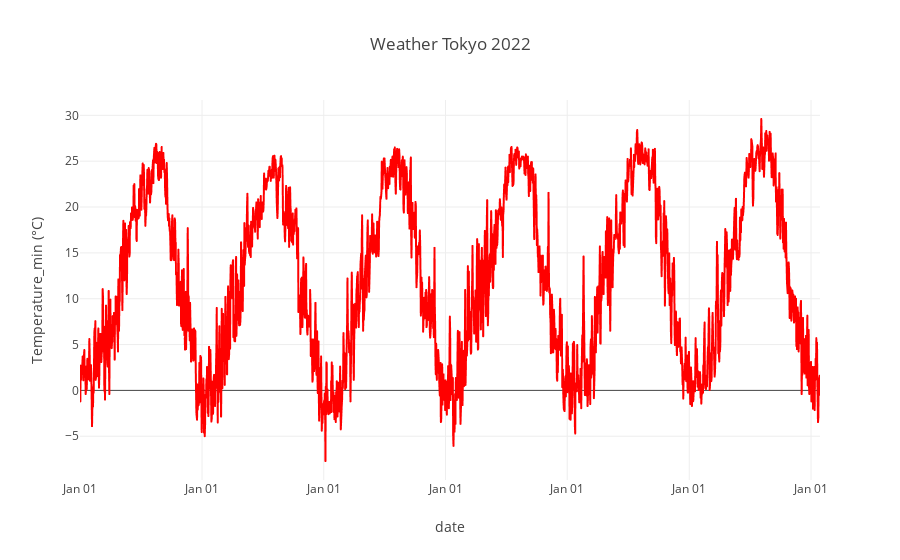

The code cell stored with this chart in its notebook:
### Code cell
import plotly.express as px

fig = px.line(
    df_daily,
    x='date',
    y='temp_min',
    labels={
        'date': 'date',
        'temp_min': 'Temperature_min (°C)',
        'year': 'year'
    },
    title="Weather Tokyo 2022"
)
fig.update_layout(
    hovermode='x unified',
    xaxis=dict(
        tickformat="%b %d"
    )
)
fig.update_traces(line_color='red')
fig

### Figure 1 — Plotly figure (JSON) as saved in the notebook; plotly's stock layout.template omitted (floating-point values rounded to 4 significant figures; data arrays with more than 128 entries replaced by an {"elided": "..."} marker saying what was removed)
{"data": [{"hovertemplate": "date=%{x}<br>Temperature_min (°C)=%{y}<extra></extra>", "legendgroup": "", "line": {"color": "red", "dash": "solid"}, "marker": {"symbol": "circle"}, "mode": "lines", "name": "", "showlegend": false, "type": "scattergl", "x": {"elided": "2220 str values"}, "xaxis": "x", "y": {"elided": "2220 float values"}, "yaxis": "y"}], "layout": {"hovermode": "x unified", "legend": {"tracegroupgap": 0}, "title": {"text": "Weather Tokyo 2022"}, "xaxis": {"anchor": "y", "domain": [0, 1], "tickformat": "%b %d", "title": {"text": "date"}}, "yaxis": {"anchor": "x", "domain": [0, 1], "title": {"text": "Temperature_min (°C)"}}}}
